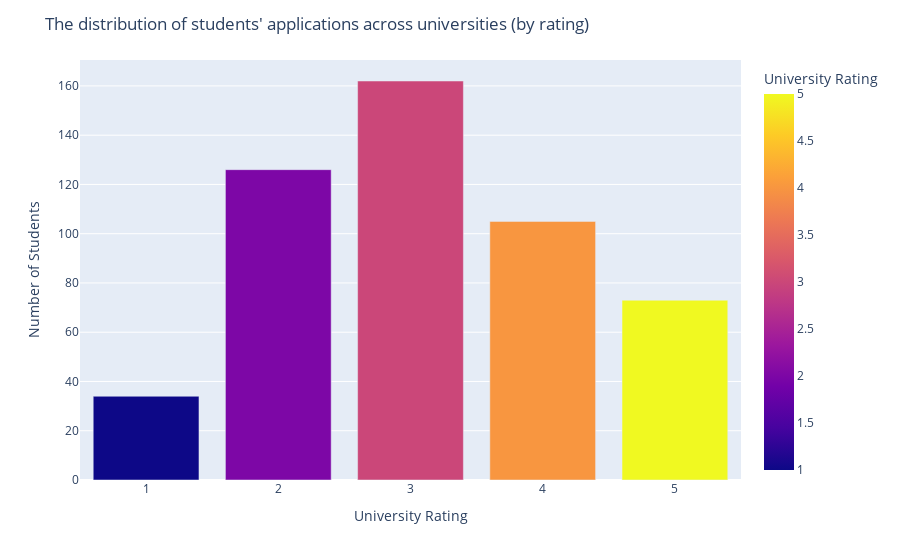

The code cell stored with this chart in its notebook:
### Code cell
fig = px.bar(df_count, y='std_count', x='University Rating', color='University Rating')

fig.update_layout(title='The distribution of students\' applications across universities (by rating)',
                   xaxis_title='University Rating',
                   yaxis_title='Number of Students' )
fig.show()

### Figure 1 — Plotly figure (JSON) as saved in the notebook; plotly's stock layout.template omitted (floating-point values rounded to 4 significant figures)
{"data": [{"alignmentgroup": "True", "hovertemplate": "University Rating=%{marker.color}<br>std_count=%{y}<extra></extra>", "legendgroup": "", "marker": {"color": [1, 2, 3, 4, 5], "coloraxis": "coloraxis"}, "name": "", "offsetgroup": "", "orientation": "v", "showlegend": false, "textposition": "auto", "type": "bar", "x": [1, 2, 3, 4, 5], "xaxis": "x", "y": [34, 126, 162, 105, 73], "yaxis": "y"}], "layout": {"barmode": "relative", "coloraxis": {"colorbar": {"title": {"text": "University Rating"}}, "colorscale": [[0, "#0d0887"], [0.1111, "#46039f"], [0.2222, "#7201a8"], [0.3333, "#9c179e"], [0.4444, "#bd3786"], [0.5556, "#d8576b"], [0.6667, "#ed7953"], [0.7778, "#fb9f3a"], [0.8889, "#fdca26"], [1, "#f0f921"]]}, "legend": {"tracegroupgap": 0}, "margin": {"t": 60}, "title": {"text": "The distribution of students' applications across universities (by rating)"}, "xaxis": {"anchor": "y", "domain": [0, 1], "title": {"text": "University Rating"}}, "yaxis": {"anchor": "x", "domain": [0, 1], "title": {"text": "Number of Students"}}}}
